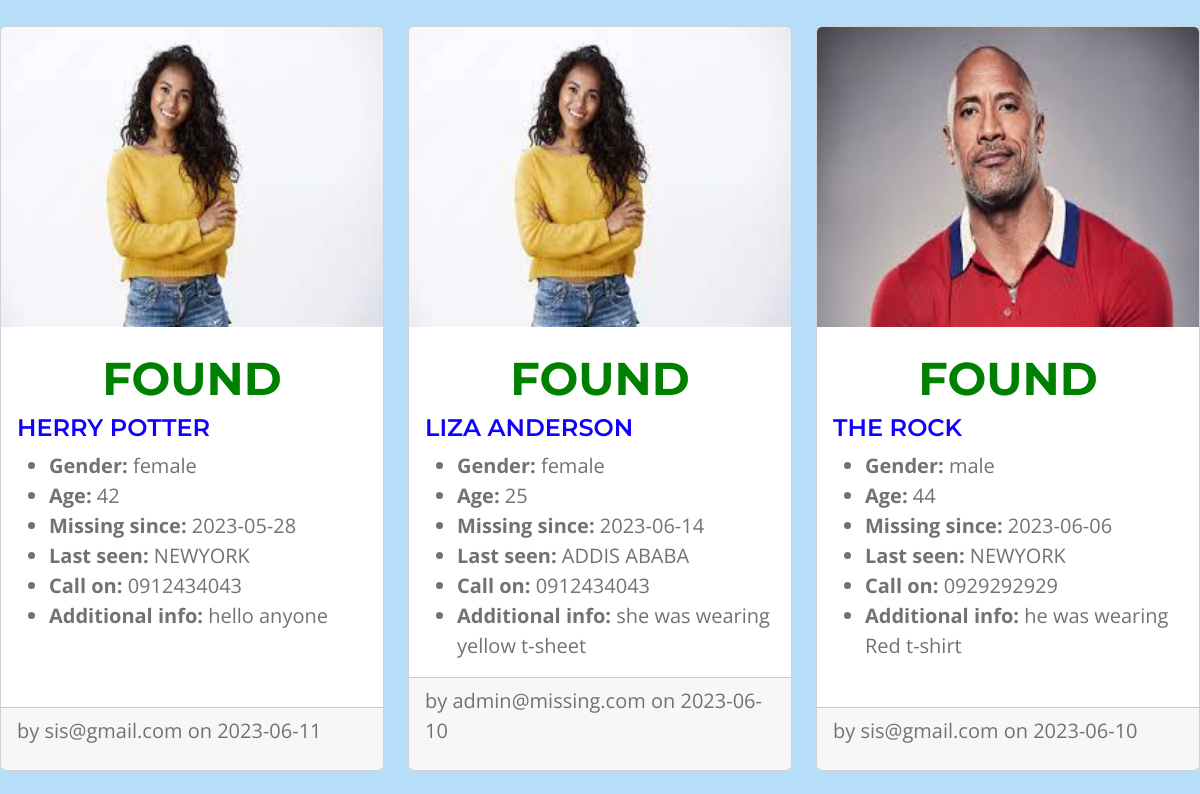
Before: / (middle part) with the older database file.
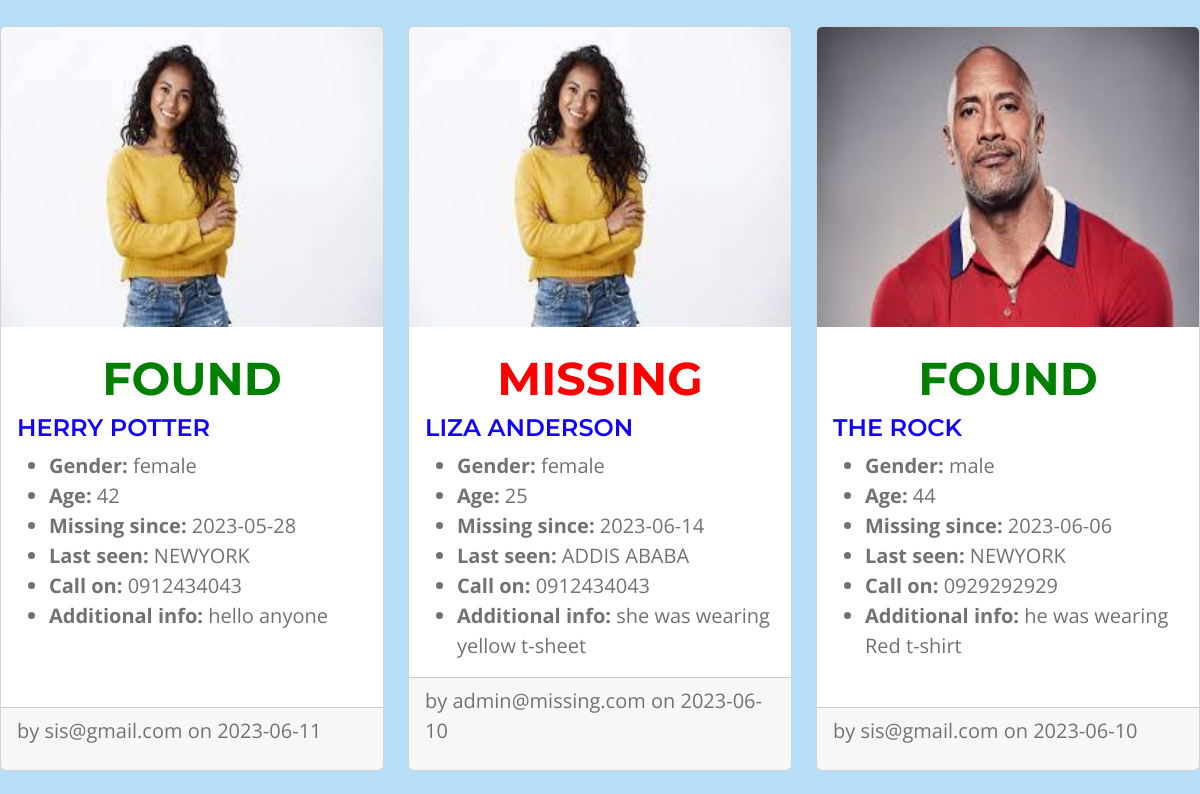
After: the same page with the newer database file.
### tables this page shows
CREATE TABLE post (
  id INTEGER PRIMARY KEY AUTOINCREMENT,
  finder_id INTEGER NOT NULL,
  created TIMESTAMP NOT NULL DEFAULT CURRENT_TIMESTAMP,
  missed_name TEXT NOT NULL,
  since TEXT NOT NULL,
  missing_from TEXT NOT NULL,
  gender TEXT NOT NULL,
  age TEXT NOT NULL,
  call_on TEXT NOT NULL,
  additional_info TEXT NOT NULL,
  photo_url TEXT NOT NULL,
  status TEXT NOT NULL DEFAULT 'active',
  FOREIGN KEY (finder_id) REFERENCES user (id)
);

CREATE TABLE user (
  id INTEGER PRIMARY KEY AUTOINCREMENT,
  finder_name TEXT NOT NULL,
  phone TEXT NOT NULL,
  finder_location TEXT NOT NULL,
  email TEXT UNIQUE NOT NULL,
  password TEXT NOT NULL,
  role_id INTEGER NOT NULL,
  FOREIGN KEY (role_id) REFERENCES role (id)
);

### missing/blog.py (the view)
@bp.route('/')
def index():
    db = get_db()
    posts = db.execute(
        'SELECT p.id, missed_name, since, missing_from, gender, age, call_on, additional_info, photo_url, status, created,  finder_id, email'
        ' FROM post p JOIN user u ON p.finder_id = u.id'
        ' ORDER BY created DESC'
    ).fetchall()
    return render_template('blog/index.html', posts=posts)

### missing/auth.py (called while the page is built)
@bp.before_app_request
def load_logged_in_user():
    user_id = session.get('user_id')
    if user_id is None:
        g.user = None
    else:
        db = get_db()
        g.user = db.execute(
            'SELECT * FROM user WHERE id = ?', (user_id,)
        ).fetchone()

### missing/db.py (called while the page is built)
def get_db():
    if 'db' not in g:
        g.db = sqlite3.connect(
            current_app.config['DATABASE'],
            detect_types=sqlite3.PARSE_DECLTYPES
        )
        g.db.row_factory = sqlite3.Row
    return g.db

### missing/templates/blog/index.html (shortened to what this page needs)
{% extends 'base.html' %}
{% block content %}
<br><br>
<div> <h3 style="text-align: center; font-family: Verdana, Geneva, Tahoma, sans-serif; color: rgb(73, 108, 112);">Missing Person List</h3></div><br><br>
    <div class="row row-cols-1 row-cols-md-2 row-cols-lg-3 g-4">
    {% for post in posts %}
    <div class="col">
      <div class="card h-100">
        {% if post['photo_url'] %}
        <img src="{{ url_for('static', filename='uploads/' + post['photo_url']) }}" class="card-img-top" alt="{{ post['missed_name'] }} photo">
        {% endif %}
        <div class="card-body">
          <h1 class="card-title">
            {% if post['status'] == 'active' %}
            <h2 style="color: red; text-align: center">MISSING</h2>
            {% elif  post['status'] == 'resolved' %}
            <h2 style="color: green; text-align: center">FOUND</h2>
            {% endif %}
            </h1>
          <h5 class="card-title" style="color: rgb(17, 0, 255);">
            {{ post['missed_name'] }}
          </h5>
          <ul class="card-text">
            <li><strong>Gender:</strong> {{ post['gender'] }}</li>
            <li><strong>Age:</strong> {{ post['age'] }}</li>
            <li><strong>Missing since:</strong> {{ post['since'] }}</li>
            <li><strong>Last seen:</strong> {{ post['missing_from'] }}</li>
            <li><strong>Call on:</strong> {{ post['call_on'] }}</li>
            <li><strong>Additional info:</strong> {{ post['additional_info']}}</li>
          </ul>
        </div>
        <div class="card-footer">
          <small class="text-muted"> <p class="about">by {{ post['email'] }} on {{ post['created'].strftime('%Y-%m-%d') }}</p></small>
        </div>
      </div>
    </div>
    {% endfor %}
  </div>
  <br><br>
{% endblock %}

### missing/templates/base.html (shortened to what this page needs)
<!doctype html>
<html lang="en">
    <head>
        <link href="{{ url_for('static', filename='css/style.css') }}" rel="stylesheet">
        <link href="{{ url_for('static', filename='css/bootstrap.min.css') }}" rel="stylesheet">
        <link href="{{ url_for('static', filename='css/bootstrap-icons.css') }}"  rel="stylesheet">
        <link href="{{ url_for('static', filename='css/templatemo-topic-listing.css') }}" rel="stylesheet">
    </head>
    <body id="top">
      <main>
            <section class="content" style="background-color: #b7def9;">
                {% block content %}{% endblock %}
            </section>
</main>
<br>
<br>
</body>
</html>

### missing/static/css/style.css (style rules this page uses)
img { width: 300px; height: 300px; }

### missing/static/css/templatemo-topic-listing.css (style rules this page uses)
:root { --white-color: #ffffff; --primary-color: #13547a; --secondary-color: #80d0c7; --section-bg-color: #f0f8ff; --custom-btn-bg-color: #80d0c7; --custom-btn-bg-hover-color: #13547a; --dark-color: #000000; --p-color: #717275; --border-color: #7fffd4; --link-hover-color: #13547a; --body-font-family: 'Open Sans', sans-serif; --title-font-family: 'Montserrat', sans-serif; --h1-font-size: 58px; --h2-font-size: 46px; --h3-font-size: 32px; --h4-font-size: 28px; --h5-font-size: 24px; --h6-font-size: 22px; --p-font-size: 20px; --menu-font-size: 14px; --btn-font-size: 18px; --copyright-font-size: 16px; --border-radius-large: 100px; --border-radius-medium: 20px; --border-radius-small: 10px; --font-weight-normal: 400; --font-weight-medium: 500; --font-weight-semibold: 600; --font-weight-bold: 700; }
body { background-color: var(--white-color); font-family: var(--body-font-family); }
h2, h3, h4, h5, h6 { color: var(--dark-color); }
h1, h2, h3, h4, h5, h6 { font-family: var(--title-font-family); font-weight: var(--font-weight-semibold); }
h1 { font-size: var(--h1-font-size); font-weight: var(--font-weight-bold); }
h2 { font-size: var(--h2-font-size); font-weight: var(--font-weight-bold); }
h5 { font-size: var(--h5-font-size); }
p { color: var(--p-color); font-size: var(--p-font-size); font-weight: var(--font-weight-normal); }
ul li { color: var(--p-color); font-size: var(--p-font-size); font-weight: var(--font-weight-normal); }
b, strong { font-weight: var(--font-weight-bold); }

Changed rows visible on the page:
changed post "LIZA ANDERSON": status "FOUND" → "MISSING"
